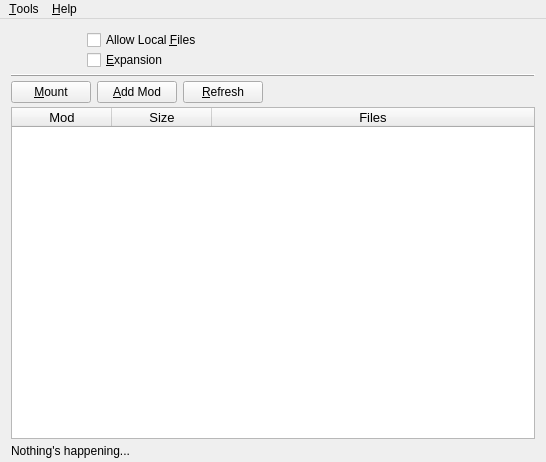
<?xml version="1.0" encoding="UTF-8"?>
<ui version="4.0">
 <class>MainWindow</class>
 <widget class="QMainWindow" name="MainWindow">
  <property name="geometry">
   <rect>
    <x>0</x>
    <y>0</y>
    <width>546</width>
    <height>462</height>
   </rect>
  </property>
  <property name="windowTitle">
   <string>WC3 Mod Manager</string>
  </property>
  <property name="iconSize">
   <size>
    <width>0</width>
    <height>0</height>
   </size>
  </property>
  <property name="toolButtonStyle">
   <enum>Qt::ToolButtonIconOnly</enum>
  </property>
  <property name="unifiedTitleAndToolBarOnMac">
   <bool>true</bool>
  </property>
  <widget class="QWidget" name="centralWidget">
   <property name="sizePolicy">
    <sizepolicy hsizetype="Expanding" vsizetype="Fixed">
     <horstretch>0</horstretch>
     <verstretch>0</verstretch>
    </sizepolicy>
   </property>
   <layout class="QVBoxLayout" name="verticalLayout_2">
    <property name="spacing">
     <number>4</number>
    </property>
    <property name="bottomMargin">
     <number>4</number>
    </property>
    <item>
     <layout class="QHBoxLayout" name="horizontalLayout">
      <item>
       <widget class="QPushButton" name="gameBtn">
        <property name="sizePolicy">
         <sizepolicy hsizetype="Fixed" vsizetype="Fixed">
          <horstretch>0</horstretch>
          <verstretch>0</verstretch>
         </sizepolicy>
        </property>
        <property name="minimumSize">
         <size>
          <width>32</width>
          <height>32</height>
         </size>
        </property>
        <property name="maximumSize">
         <size>
          <width>32</width>
          <height>32</height>
         </size>
        </property>
        <property name="cursor">
         <cursorShape>PointingHandCursor</cursorShape>
        </property>
        <property name="toolTip">
         <string>Launch Warcraft III.exe</string>
        </property>
        <property name="styleSheet">
         <string notr="true"/>
        </property>
        <property name="text">
         <string/>
        </property>
        <property name="icon">
         <iconset resource="icons.qrc">
          <normaloff>:/icons/war3.png</normaloff>:/icons/war3.png</iconset>
        </property>
        <property name="iconSize">
         <size>
          <width>32</width>
          <height>32</height>
         </size>
        </property>
        <property name="flat">
         <bool>true</bool>
        </property>
       </widget>
      </item>
      <item>
       <widget class="QPushButton" name="editorBtn">
        <property name="sizePolicy">
         <sizepolicy hsizetype="Fixed" vsizetype="Fixed">
          <horstretch>0</horstretch>
          <verstretch>0</verstretch>
         </sizepolicy>
        </property>
        <property name="minimumSize">
         <size>
          <width>32</width>
          <height>32</height>
         </size>
        </property>
        <property name="maximumSize">
         <size>
          <width>32</width>
          <height>32</height>
         </size>
        </property>
        <property name="cursor">
         <cursorShape>PointingHandCursor</cursorShape>
        </property>
        <property name="toolTip">
         <string>Launch World Editor.exe</string>
        </property>
        <property name="styleSheet">
         <string notr="true">QPushButton { background-color: transparent }</string>
        </property>
        <property name="text">
         <string/>
        </property>
        <property name="icon">
         <iconset resource="icons.qrc">
          <normaloff>:/icons/worldedit.png</normaloff>:/icons/worldedit.png</iconset>
        </property>
        <property name="iconSize">
         <size>
          <width>32</width>
          <height>32</height>
         </size>
        </property>
        <property name="flat">
         <bool>true</bool>
        </property>
       </widget>
      </item>
      <item>
       <layout class="QVBoxLayout" name="verticalLayout">
        <property name="spacing">
         <number>0</number>
        </property>
        <property name="sizeConstraint">
         <enum>QLayout::SetFixedSize</enum>
        </property>
        <item>
         <widget class="QCheckBox" name="allowFilesCbx">
          <property name="text">
           <string>Allow Local &amp;Files</string>
          </property>
         </widget>
        </item>
        <item>
         <widget class="QCheckBox" name="gameVersionCbx">
          <property name="sizePolicy">
           <sizepolicy hsizetype="Fixed" vsizetype="Fixed">
            <horstretch>0</horstretch>
            <verstretch>0</verstretch>
           </sizepolicy>
          </property>
          <property name="text">
           <string>&amp;Expansion</string>
          </property>
          <property name="tristate">
           <bool>false</bool>
          </property>
         </widget>
        </item>
       </layout>
      </item>
      <item>
       <spacer name="horizontalSpacer">
        <property name="orientation">
         <enum>Qt::Horizontal</enum>
        </property>
        <property name="sizeHint" stdset="0">
         <size>
          <width>128</width>
          <height>28</height>
         </size>
        </property>
       </spacer>
      </item>
     </layout>
    </item>
    <item>
     <widget class="Line" name="line">
      <property name="frameShadow">
       <enum>QFrame::Raised</enum>
      </property>
      <property name="orientation">
       <enum>Qt::Horizontal</enum>
      </property>
     </widget>
    </item>
    <item>
     <layout class="QHBoxLayout" name="horizontalLayout_2">
      <item>
       <widget class="QPushButton" name="toggleMountBtn">
        <property name="sizePolicy">
         <sizepolicy hsizetype="Fixed" vsizetype="Fixed">
          <horstretch>0</horstretch>
          <verstretch>0</verstretch>
         </sizepolicy>
        </property>
        <property name="text">
         <string>&amp;Mount</string>
        </property>
       </widget>
      </item>
      <item>
       <widget class="QPushButton" name="addModBtn">
        <property name="text">
         <string>&amp;Add Mod</string>
        </property>
       </widget>
      </item>
      <item>
       <widget class="QPushButton" name="refreshBtn">
        <property name="sizePolicy">
         <sizepolicy hsizetype="Fixed" vsizetype="Fixed">
          <horstretch>0</horstretch>
          <verstretch>0</verstretch>
         </sizepolicy>
        </property>
        <property name="text">
         <string>&amp;Refresh</string>
        </property>
        <property name="shortcut">
         <string>F5</string>
        </property>
       </widget>
      </item>
      <item>
       <spacer name="horizontalSpacer_2">
        <property name="orientation">
         <enum>Qt::Horizontal</enum>
        </property>
        <property name="sizeHint" stdset="0">
         <size>
          <width>208</width>
          <height>20</height>
         </size>
        </property>
       </spacer>
      </item>
     </layout>
    </item>
    <item>
     <widget class="QTableWidget" name="modList">
      <property name="sizePolicy">
       <sizepolicy hsizetype="Expanding" vsizetype="Expanding">
        <horstretch>0</horstretch>
        <verstretch>0</verstretch>
       </sizepolicy>
      </property>
      <property name="font">
       <font>
        <pointsize>10</pointsize>
       </font>
      </property>
      <property name="cursor" stdset="0">
       <cursorShape>PointingHandCursor</cursorShape>
      </property>
      <property name="contextMenuPolicy">
       <enum>Qt::ActionsContextMenu</enum>
      </property>
      <property name="editTriggers">
       <set>QAbstractItemView::NoEditTriggers</set>
      </property>
      <property name="showDropIndicator" stdset="0">
       <bool>false</bool>
      </property>
      <property name="dragEnabled">
       <bool>false</bool>
      </property>
      <property name="dragDropOverwriteMode">
       <bool>false</bool>
      </property>
      <property name="dragDropMode">
       <enum>QAbstractItemView::NoDragDrop</enum>
      </property>
      <property name="alternatingRowColors">
       <bool>true</bool>
      </property>
      <property name="selectionMode">
       <enum>QAbstractItemView::SingleSelection</enum>
      </property>
      <property name="selectionBehavior">
       <enum>QAbstractItemView::SelectRows</enum>
      </property>
      <property name="iconSize">
       <size>
        <width>16</width>
        <height>16</height>
       </size>
      </property>
      <property name="cornerButtonEnabled">
       <bool>false</bool>
      </property>
      <property name="columnCount">
       <number>3</number>
      </property>
      <attribute name="horizontalHeaderMinimumSectionSize">
       <number>100</number>
      </attribute>
      <attribute name="horizontalHeaderStretchLastSection">
       <bool>true</bool>
      </attribute>
      <attribute name="verticalHeaderVisible">
       <bool>false</bool>
      </attribute>
      <column>
       <property name="text">
        <string>Mod</string>
       </property>
      </column>
      <column>
       <property name="text">
        <string>Size</string>
       </property>
      </column>
      <column>
       <property name="text">
        <string>Files</string>
       </property>
      </column>
     </widget>
    </item>
    <item>
     <widget class="QLabel" name="statusBarLbl">
      <property name="sizePolicy">
       <sizepolicy hsizetype="Expanding" vsizetype="Fixed">
        <horstretch>0</horstretch>
        <verstretch>0</verstretch>
       </sizepolicy>
      </property>
      <property name="minimumSize">
       <size>
        <width>0</width>
        <height>15</height>
       </size>
      </property>
      <property name="frameShape">
       <enum>QFrame::NoFrame</enum>
      </property>
      <property name="frameShadow">
       <enum>QFrame::Sunken</enum>
      </property>
      <property name="lineWidth">
       <number>2</number>
      </property>
      <property name="text">
       <string>Nothing's happening...</string>
      </property>
      <property name="alignment">
       <set>Qt::AlignBottom|Qt::AlignLeading|Qt::AlignLeft</set>
      </property>
     </widget>
    </item>
   </layout>
  </widget>
  <widget class="QMenuBar" name="menuBar">
   <property name="geometry">
    <rect>
     <x>0</x>
     <y>0</y>
     <width>546</width>
     <height>21</height>
    </rect>
   </property>
   <property name="autoFillBackground">
    <bool>false</bool>
   </property>
   <property name="nativeMenuBar">
    <bool>false</bool>
   </property>
   <widget class="QMenu" name="menuTools">
    <property name="tearOffEnabled">
     <bool>false</bool>
    </property>
    <property name="title">
     <string>&amp;Tools</string>
    </property>
    <addaction name="actionSettings"/>
   </widget>
   <widget class="QMenu" name="menuHelp">
    <property name="title">
     <string>&amp;Help</string>
    </property>
    <addaction name="actionAbout"/>
   </widget>
   <addaction name="menuTools"/>
   <addaction name="menuHelp"/>
  </widget>
  <action name="actionSettings">
   <property name="text">
    <string>&amp;Settings</string>
   </property>
   <property name="menuRole">
    <enum>QAction::PreferencesRole</enum>
   </property>
   <property name="iconVisibleInMenu">
    <bool>false</bool>
   </property>
  </action>
  <action name="actionOpen">
   <property name="text">
    <string>Open folder</string>
   </property>
  </action>
  <action name="actionRename">
   <property name="text">
    <string>Rename</string>
   </property>
  </action>
  <action name="actionDelete">
   <property name="text">
    <string>Delete</string>
   </property>
  </action>
  <action name="actionAbout">
   <property name="text">
    <string>&amp;About</string>
   </property>
  </action>
  <action name="actionMount">
   <property name="text">
    <string>Mount</string>
   </property>
  </action>
 </widget>
 <layoutdefault spacing="6" margin="11"/>
 <resources>
  <include location="icons.qrc"/>
 </resources>
 <connections/>
</ui>
